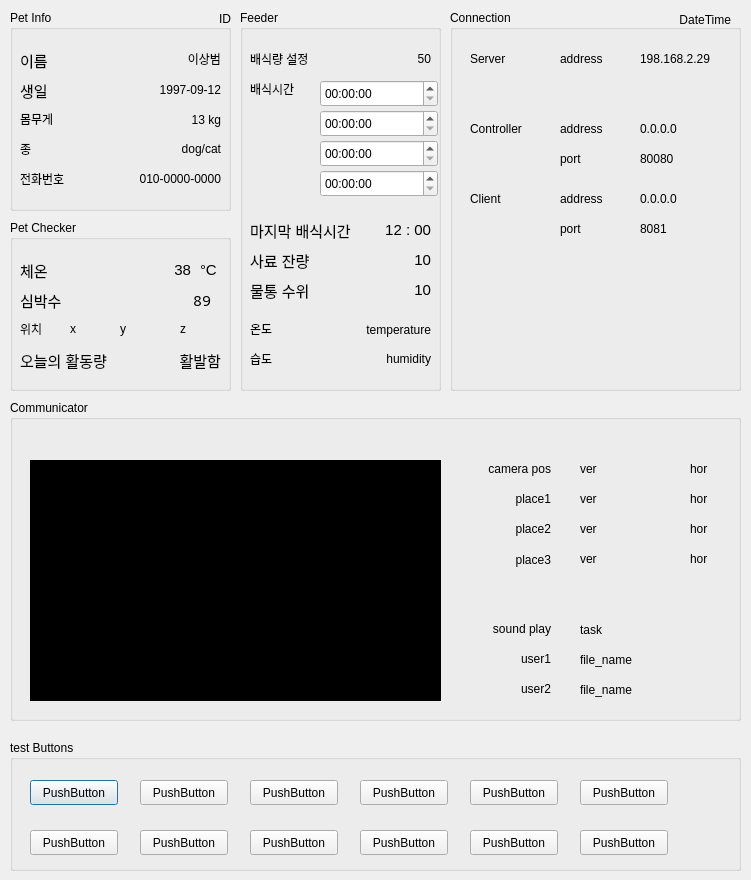
<?xml version="1.0" encoding="UTF-8"?>
<ui version="4.0">
 <class>Dialog</class>
 <widget class="QDialog" name="Dialog">
  <property name="geometry">
   <rect>
    <x>0</x>
    <y>0</y>
    <width>751</width>
    <height>880</height>
   </rect>
  </property>
  <property name="windowTitle">
   <string>Dialog</string>
  </property>
  <property name="styleSheet">
   <string notr="true"/>
  </property>
  <widget class="QGroupBox" name="gbPetInfo">
   <property name="geometry">
    <rect>
     <x>10</x>
     <y>10</y>
     <width>221</width>
     <height>201</height>
    </rect>
   </property>
   <property name="title">
    <string>Pet Info</string>
   </property>
   <widget class="QLabel" name="labelNameInfo">
    <property name="geometry">
     <rect>
      <x>10</x>
      <y>40</y>
      <width>41</width>
      <height>20</height>
     </rect>
    </property>
    <property name="font">
     <font>
      <family>Ubuntu</family>
      <pointsize>11</pointsize>
     </font>
    </property>
    <property name="text">
     <string>이름</string>
    </property>
   </widget>
   <widget class="QLabel" name="labelName">
    <property name="geometry">
     <rect>
      <x>140</x>
      <y>40</y>
      <width>71</width>
      <height>18</height>
     </rect>
    </property>
    <property name="font">
     <font>
      <family>Ubuntu</family>
     </font>
    </property>
    <property name="text">
     <string>이상범</string>
    </property>
    <property name="alignment">
     <set>Qt::AlignRight|Qt::AlignTrailing|Qt::AlignVCenter</set>
    </property>
   </widget>
   <widget class="QLabel" name="labelAgeInfo">
    <property name="geometry">
     <rect>
      <x>10</x>
      <y>70</y>
      <width>41</width>
      <height>20</height>
     </rect>
    </property>
    <property name="font">
     <font>
      <family>Ubuntu</family>
      <pointsize>11</pointsize>
     </font>
    </property>
    <property name="styleSheet">
     <string notr="true">border-style:outset;</string>
    </property>
    <property name="text">
     <string>생일</string>
    </property>
   </widget>
   <widget class="QLabel" name="labelAge">
    <property name="geometry">
     <rect>
      <x>120</x>
      <y>70</y>
      <width>91</width>
      <height>20</height>
     </rect>
    </property>
    <property name="font">
     <font>
      <family>Ubuntu</family>
     </font>
    </property>
    <property name="text">
     <string>1997-09-12</string>
    </property>
    <property name="alignment">
     <set>Qt::AlignRight|Qt::AlignTrailing|Qt::AlignVCenter</set>
    </property>
   </widget>
   <widget class="QLabel" name="labelWeightInfo">
    <property name="geometry">
     <rect>
      <x>10</x>
      <y>100</y>
      <width>41</width>
      <height>18</height>
     </rect>
    </property>
    <property name="text">
     <string>몸무게</string>
    </property>
   </widget>
   <widget class="QLabel" name="labelWeight">
    <property name="geometry">
     <rect>
      <x>140</x>
      <y>100</y>
      <width>71</width>
      <height>20</height>
     </rect>
    </property>
    <property name="font">
     <font>
      <family>Ubuntu</family>
     </font>
    </property>
    <property name="text">
     <string>13 kg</string>
    </property>
    <property name="alignment">
     <set>Qt::AlignRight|Qt::AlignTrailing|Qt::AlignVCenter</set>
    </property>
   </widget>
   <widget class="QLabel" name="labelSpeciesInfo">
    <property name="geometry">
     <rect>
      <x>10</x>
      <y>130</y>
      <width>71</width>
      <height>18</height>
     </rect>
    </property>
    <property name="text">
     <string>종</string>
    </property>
   </widget>
   <widget class="QLabel" name="labelSpecies">
    <property name="geometry">
     <rect>
      <x>150</x>
      <y>130</y>
      <width>61</width>
      <height>18</height>
     </rect>
    </property>
    <property name="font">
     <font>
      <family>Ubuntu</family>
     </font>
    </property>
    <property name="text">
     <string>dog/cat</string>
    </property>
    <property name="alignment">
     <set>Qt::AlignRight|Qt::AlignTrailing|Qt::AlignVCenter</set>
    </property>
   </widget>
   <widget class="QLabel" name="labelContactNumberInfo">
    <property name="geometry">
     <rect>
      <x>10</x>
      <y>160</y>
      <width>71</width>
      <height>18</height>
     </rect>
    </property>
    <property name="text">
     <string>전화번호</string>
    </property>
   </widget>
   <widget class="QLabel" name="labelContactNumber">
    <property name="geometry">
     <rect>
      <x>90</x>
      <y>160</y>
      <width>121</width>
      <height>18</height>
     </rect>
    </property>
    <property name="font">
     <font>
      <family>Ubuntu</family>
     </font>
    </property>
    <property name="text">
     <string>010-0000-0000</string>
    </property>
    <property name="alignment">
     <set>Qt::AlignRight|Qt::AlignTrailing|Qt::AlignVCenter</set>
    </property>
   </widget>
   <widget class="QLabel" name="labelID">
    <property name="geometry">
     <rect>
      <x>150</x>
      <y>0</y>
      <width>71</width>
      <height>18</height>
     </rect>
    </property>
    <property name="text">
     <string>ID</string>
    </property>
    <property name="alignment">
     <set>Qt::AlignRight|Qt::AlignTrailing|Qt::AlignVCenter</set>
    </property>
   </widget>
  </widget>
  <widget class="QGroupBox" name="gbPetChecker">
   <property name="geometry">
    <rect>
     <x>10</x>
     <y>220</y>
     <width>221</width>
     <height>171</height>
    </rect>
   </property>
   <property name="title">
    <string>Pet Checker</string>
   </property>
   <widget class="QLabel" name="labelTempInfo">
    <property name="geometry">
     <rect>
      <x>10</x>
      <y>40</y>
      <width>41</width>
      <height>20</height>
     </rect>
    </property>
    <property name="font">
     <font>
      <family>Ubuntu</family>
      <pointsize>11</pointsize>
     </font>
    </property>
    <property name="styleSheet">
     <string notr="true">background-color:transparent;</string>
    </property>
    <property name="text">
     <string>체온</string>
    </property>
   </widget>
   <widget class="QLabel" name="labelTempBody">
    <property name="geometry">
     <rect>
      <x>130</x>
      <y>40</y>
      <width>51</width>
      <height>20</height>
     </rect>
    </property>
    <property name="font">
     <font>
      <family>Ubuntu</family>
      <pointsize>11</pointsize>
      <weight>50</weight>
      <bold>false</bold>
     </font>
    </property>
    <property name="styleSheet">
     <string notr="true">background-color:transparent;</string>
    </property>
    <property name="text">
     <string>38</string>
    </property>
    <property name="alignment">
     <set>Qt::AlignRight|Qt::AlignTrailing|Qt::AlignVCenter</set>
    </property>
   </widget>
   <widget class="QLabel" name="labelTempC">
    <property name="geometry">
     <rect>
      <x>190</x>
      <y>40</y>
      <width>21</width>
      <height>20</height>
     </rect>
    </property>
    <property name="font">
     <font>
      <family>Ubuntu</family>
      <pointsize>11</pointsize>
      <weight>50</weight>
      <bold>false</bold>
     </font>
    </property>
    <property name="styleSheet">
     <string notr="true">background-color:transparent;</string>
    </property>
    <property name="text">
     <string>°C</string>
    </property>
   </widget>
   <widget class="QLabel" name="labelPulseInfo">
    <property name="geometry">
     <rect>
      <x>10</x>
      <y>70</y>
      <width>51</width>
      <height>20</height>
     </rect>
    </property>
    <property name="font">
     <font>
      <family>Ubuntu</family>
      <pointsize>11</pointsize>
     </font>
    </property>
    <property name="styleSheet">
     <string notr="true">background-color:transparent;</string>
    </property>
    <property name="text">
     <string>심박수</string>
    </property>
    <property name="alignment">
     <set>Qt::AlignLeading|Qt::AlignLeft|Qt::AlignVCenter</set>
    </property>
   </widget>
   <widget class="QLabel" name="labelPulse">
    <property name="geometry">
     <rect>
      <x>120</x>
      <y>70</y>
      <width>81</width>
      <height>20</height>
     </rect>
    </property>
    <property name="font">
     <font>
      <family>Noto Sans Mono</family>
      <pointsize>11</pointsize>
      <weight>50</weight>
      <bold>false</bold>
     </font>
    </property>
    <property name="styleSheet">
     <string notr="true">background-color:transparent;</string>
    </property>
    <property name="text">
     <string>89</string>
    </property>
    <property name="alignment">
     <set>Qt::AlignRight|Qt::AlignTrailing|Qt::AlignVCenter</set>
    </property>
   </widget>
   <widget class="QLabel" name="labelGps">
    <property name="geometry">
     <rect>
      <x>10</x>
      <y>100</y>
      <width>31</width>
      <height>18</height>
     </rect>
    </property>
    <property name="font">
     <font>
      <family>Ubuntu</family>
     </font>
    </property>
    <property name="text">
     <string>위치</string>
    </property>
   </widget>
   <widget class="QLabel" name="labelGpsX">
    <property name="geometry">
     <rect>
      <x>60</x>
      <y>100</y>
      <width>41</width>
      <height>18</height>
     </rect>
    </property>
    <property name="text">
     <string>x</string>
    </property>
   </widget>
   <widget class="QLabel" name="labelGpsY">
    <property name="geometry">
     <rect>
      <x>110</x>
      <y>100</y>
      <width>41</width>
      <height>18</height>
     </rect>
    </property>
    <property name="text">
     <string>y</string>
    </property>
   </widget>
   <widget class="QLabel" name="labelGpsZ">
    <property name="geometry">
     <rect>
      <x>170</x>
      <y>100</y>
      <width>41</width>
      <height>18</height>
     </rect>
    </property>
    <property name="text">
     <string>z</string>
    </property>
   </widget>
   <widget class="QLabel" name="labelActInfo">
    <property name="geometry">
     <rect>
      <x>10</x>
      <y>130</y>
      <width>111</width>
      <height>20</height>
     </rect>
    </property>
    <property name="font">
     <font>
      <pointsize>11</pointsize>
     </font>
    </property>
    <property name="styleSheet">
     <string notr="true">background-color:transparent;</string>
    </property>
    <property name="text">
     <string>오늘의 활동량</string>
    </property>
   </widget>
   <widget class="QLabel" name="labelActivity">
    <property name="geometry">
     <rect>
      <x>130</x>
      <y>130</y>
      <width>81</width>
      <height>20</height>
     </rect>
    </property>
    <property name="font">
     <font>
      <pointsize>11</pointsize>
     </font>
    </property>
    <property name="styleSheet">
     <string notr="true">background-color:transparent;</string>
    </property>
    <property name="text">
     <string>활발함</string>
    </property>
    <property name="alignment">
     <set>Qt::AlignRight|Qt::AlignTrailing|Qt::AlignVCenter</set>
    </property>
   </widget>
  </widget>
  <widget class="QGroupBox" name="gbConnection">
   <property name="geometry">
    <rect>
     <x>450</x>
     <y>10</y>
     <width>291</width>
     <height>381</height>
    </rect>
   </property>
   <property name="title">
    <string>Connection</string>
   </property>
   <widget class="QLabel" name="labelTCPController">
    <property name="geometry">
     <rect>
      <x>20</x>
      <y>110</y>
      <width>81</width>
      <height>18</height>
     </rect>
    </property>
    <property name="text">
     <string>Controller</string>
    </property>
   </widget>
   <widget class="QLabel" name="labelTCPServer">
    <property name="geometry">
     <rect>
      <x>20</x>
      <y>40</y>
      <width>71</width>
      <height>18</height>
     </rect>
    </property>
    <property name="text">
     <string>Server</string>
    </property>
   </widget>
   <widget class="QLabel" name="labelTCPClient">
    <property name="geometry">
     <rect>
      <x>20</x>
      <y>180</y>
      <width>71</width>
      <height>18</height>
     </rect>
    </property>
    <property name="text">
     <string>Client</string>
    </property>
   </widget>
   <widget class="QLabel" name="labelControllerA">
    <property name="geometry">
     <rect>
      <x>110</x>
      <y>110</y>
      <width>71</width>
      <height>18</height>
     </rect>
    </property>
    <property name="text">
     <string>address</string>
    </property>
   </widget>
   <widget class="QLabel" name="labelControllerAddr">
    <property name="geometry">
     <rect>
      <x>190</x>
      <y>110</y>
      <width>221</width>
      <height>18</height>
     </rect>
    </property>
    <property name="text">
     <string>0.0.0.0</string>
    </property>
   </widget>
   <widget class="QLabel" name="labelControllerP">
    <property name="geometry">
     <rect>
      <x>110</x>
      <y>140</y>
      <width>71</width>
      <height>18</height>
     </rect>
    </property>
    <property name="text">
     <string>port</string>
    </property>
   </widget>
   <widget class="QLabel" name="labelControllerPort">
    <property name="geometry">
     <rect>
      <x>190</x>
      <y>140</y>
      <width>71</width>
      <height>18</height>
     </rect>
    </property>
    <property name="text">
     <string>80080</string>
    </property>
   </widget>
   <widget class="QLabel" name="labelServerAddr">
    <property name="geometry">
     <rect>
      <x>190</x>
      <y>40</y>
      <width>211</width>
      <height>18</height>
     </rect>
    </property>
    <property name="text">
     <string>198.168.2.29</string>
    </property>
   </widget>
   <widget class="QLabel" name="labelServerA">
    <property name="geometry">
     <rect>
      <x>110</x>
      <y>40</y>
      <width>71</width>
      <height>18</height>
     </rect>
    </property>
    <property name="text">
     <string>address</string>
    </property>
   </widget>
   <widget class="QLabel" name="labelTCPClientP">
    <property name="geometry">
     <rect>
      <x>110</x>
      <y>210</y>
      <width>71</width>
      <height>18</height>
     </rect>
    </property>
    <property name="text">
     <string>port</string>
    </property>
   </widget>
   <widget class="QLabel" name="labelClientPort">
    <property name="geometry">
     <rect>
      <x>190</x>
      <y>210</y>
      <width>71</width>
      <height>18</height>
     </rect>
    </property>
    <property name="text">
     <string>8081</string>
    </property>
   </widget>
   <widget class="QLabel" name="labelClientAddr">
    <property name="geometry">
     <rect>
      <x>190</x>
      <y>180</y>
      <width>221</width>
      <height>18</height>
     </rect>
    </property>
    <property name="text">
     <string>0.0.0.0</string>
    </property>
   </widget>
   <widget class="QLabel" name="labelClientA">
    <property name="geometry">
     <rect>
      <x>110</x>
      <y>180</y>
      <width>71</width>
      <height>18</height>
     </rect>
    </property>
    <property name="text">
     <string>address</string>
    </property>
   </widget>
   <widget class="QLabel" name="labelDateTime">
    <property name="geometry">
     <rect>
      <x>80</x>
      <y>0</y>
      <width>201</width>
      <height>20</height>
     </rect>
    </property>
    <property name="font">
     <font>
      <family>Ubuntu</family>
     </font>
    </property>
    <property name="styleSheet">
     <string notr="true">background-color:transparent;
</string>
    </property>
    <property name="text">
     <string>DateTime</string>
    </property>
    <property name="alignment">
     <set>Qt::AlignRight|Qt::AlignTrailing|Qt::AlignVCenter</set>
    </property>
   </widget>
  </widget>
  <widget class="QGroupBox" name="gbFeeder">
   <property name="geometry">
    <rect>
     <x>240</x>
     <y>10</y>
     <width>201</width>
     <height>381</height>
    </rect>
   </property>
   <property name="title">
    <string>Feeder</string>
   </property>
   <widget class="QLabel" name="labelLastFeedingInfo">
    <property name="geometry">
     <rect>
      <x>10</x>
      <y>210</y>
      <width>111</width>
      <height>20</height>
     </rect>
    </property>
    <property name="font">
     <font>
      <family>Ubuntu</family>
      <pointsize>11</pointsize>
     </font>
    </property>
    <property name="styleSheet">
     <string notr="true">background-color:transparent;</string>
    </property>
    <property name="text">
     <string>마지막 배식시간 </string>
    </property>
   </widget>
   <widget class="QLabel" name="labelLastFeeding">
    <property name="geometry">
     <rect>
      <x>140</x>
      <y>210</y>
      <width>51</width>
      <height>20</height>
     </rect>
    </property>
    <property name="font">
     <font>
      <family>Ubuntu</family>
      <pointsize>11</pointsize>
     </font>
    </property>
    <property name="styleSheet">
     <string notr="true">background-color:transparent;</string>
    </property>
    <property name="text">
     <string>12 : 00</string>
    </property>
    <property name="alignment">
     <set>Qt::AlignRight|Qt::AlignTrailing|Qt::AlignVCenter</set>
    </property>
   </widget>
   <widget class="QLabel" name="labelFeedAmountInfo">
    <property name="geometry">
     <rect>
      <x>10</x>
      <y>40</y>
      <width>71</width>
      <height>18</height>
     </rect>
    </property>
    <property name="font">
     <font>
      <family>Ubuntu</family>
     </font>
    </property>
    <property name="text">
     <string>배식량 설정</string>
    </property>
   </widget>
   <widget class="QLabel" name="labelFeedAmount">
    <property name="geometry">
     <rect>
      <x>120</x>
      <y>40</y>
      <width>71</width>
      <height>18</height>
     </rect>
    </property>
    <property name="font">
     <font>
      <family>Ubuntu</family>
     </font>
    </property>
    <property name="text">
     <string>50</string>
    </property>
    <property name="alignment">
     <set>Qt::AlignRight|Qt::AlignTrailing|Qt::AlignVCenter</set>
    </property>
   </widget>
   <widget class="QLabel" name="labelFeedingTimeInfo">
    <property name="geometry">
     <rect>
      <x>10</x>
      <y>70</y>
      <width>71</width>
      <height>18</height>
     </rect>
    </property>
    <property name="font">
     <font>
      <family>Ubuntu</family>
     </font>
    </property>
    <property name="text">
     <string>배식시간</string>
    </property>
   </widget>
   <widget class="QTimeEdit" name="timeFeeding1">
    <property name="enabled">
     <bool>true</bool>
    </property>
    <property name="geometry">
     <rect>
      <x>80</x>
      <y>70</y>
      <width>118</width>
      <height>27</height>
     </rect>
    </property>
    <property name="cursor">
     <cursorShape>ArrowCursor</cursorShape>
    </property>
    <property name="readOnly">
     <bool>false</bool>
    </property>
   </widget>
   <widget class="QTimeEdit" name="timeFeeding2">
    <property name="geometry">
     <rect>
      <x>80</x>
      <y>100</y>
      <width>118</width>
      <height>27</height>
     </rect>
    </property>
    <property name="readOnly">
     <bool>false</bool>
    </property>
   </widget>
   <widget class="QTimeEdit" name="timeFeeding3">
    <property name="geometry">
     <rect>
      <x>80</x>
      <y>130</y>
      <width>118</width>
      <height>27</height>
     </rect>
    </property>
   </widget>
   <widget class="QLabel" name="labelFoodLevelInfo">
    <property name="geometry">
     <rect>
      <x>10</x>
      <y>240</y>
      <width>111</width>
      <height>20</height>
     </rect>
    </property>
    <property name="font">
     <font>
      <family>Ubuntu</family>
      <pointsize>11</pointsize>
     </font>
    </property>
    <property name="styleSheet">
     <string notr="true">background-color:transparent;</string>
    </property>
    <property name="text">
     <string>사료 잔량</string>
    </property>
   </widget>
   <widget class="QLabel" name="labelFoodLevel">
    <property name="geometry">
     <rect>
      <x>140</x>
      <y>240</y>
      <width>51</width>
      <height>20</height>
     </rect>
    </property>
    <property name="font">
     <font>
      <family>Ubuntu</family>
      <pointsize>11</pointsize>
     </font>
    </property>
    <property name="styleSheet">
     <string notr="true">background-color:transparent;</string>
    </property>
    <property name="text">
     <string>10</string>
    </property>
    <property name="alignment">
     <set>Qt::AlignRight|Qt::AlignTrailing|Qt::AlignVCenter</set>
    </property>
   </widget>
   <widget class="QLabel" name="labelWaterBowlLevelInfo">
    <property name="geometry">
     <rect>
      <x>10</x>
      <y>270</y>
      <width>111</width>
      <height>20</height>
     </rect>
    </property>
    <property name="font">
     <font>
      <family>Ubuntu</family>
      <pointsize>11</pointsize>
     </font>
    </property>
    <property name="styleSheet">
     <string notr="true">background-color:transparent;</string>
    </property>
    <property name="text">
     <string>물통 수위 </string>
    </property>
   </widget>
   <widget class="QLabel" name="labelWaterBowlLevel">
    <property name="geometry">
     <rect>
      <x>140</x>
      <y>270</y>
      <width>51</width>
      <height>20</height>
     </rect>
    </property>
    <property name="font">
     <font>
      <family>Ubuntu</family>
      <pointsize>11</pointsize>
     </font>
    </property>
    <property name="styleSheet">
     <string notr="true">background-color:transparent;</string>
    </property>
    <property name="text">
     <string>10</string>
    </property>
    <property name="alignment">
     <set>Qt::AlignRight|Qt::AlignTrailing|Qt::AlignVCenter</set>
    </property>
   </widget>
   <widget class="QLabel" name="labelEnvTemp">
    <property name="geometry">
     <rect>
      <x>90</x>
      <y>310</y>
      <width>101</width>
      <height>20</height>
     </rect>
    </property>
    <property name="text">
     <string>temperature</string>
    </property>
    <property name="alignment">
     <set>Qt::AlignRight|Qt::AlignTrailing|Qt::AlignVCenter</set>
    </property>
   </widget>
   <widget class="QLabel" name="labelEnvHum">
    <property name="geometry">
     <rect>
      <x>120</x>
      <y>340</y>
      <width>71</width>
      <height>18</height>
     </rect>
    </property>
    <property name="text">
     <string>humidity</string>
    </property>
    <property name="alignment">
     <set>Qt::AlignRight|Qt::AlignTrailing|Qt::AlignVCenter</set>
    </property>
   </widget>
   <widget class="QLabel" name="labelEnvHumInfo">
    <property name="geometry">
     <rect>
      <x>10</x>
      <y>340</y>
      <width>71</width>
      <height>18</height>
     </rect>
    </property>
    <property name="text">
     <string>습도</string>
    </property>
   </widget>
   <widget class="QLabel" name="labelEnvTempInfo">
    <property name="geometry">
     <rect>
      <x>10</x>
      <y>310</y>
      <width>71</width>
      <height>18</height>
     </rect>
    </property>
    <property name="text">
     <string>온도</string>
    </property>
   </widget>
   <widget class="QTimeEdit" name="timeFeeding3_2">
    <property name="geometry">
     <rect>
      <x>80</x>
      <y>160</y>
      <width>118</width>
      <height>27</height>
     </rect>
    </property>
   </widget>
  </widget>
  <widget class="QGroupBox" name="gbCommunicator">
   <property name="geometry">
    <rect>
     <x>10</x>
     <y>400</y>
     <width>731</width>
     <height>321</height>
    </rect>
   </property>
   <property name="title">
    <string>Communicator</string>
   </property>
   <widget class="QLabel" name="labelSoundInfo">
    <property name="geometry">
     <rect>
      <x>450</x>
      <y>220</y>
      <width>91</width>
      <height>18</height>
     </rect>
    </property>
    <property name="text">
     <string>sound play</string>
    </property>
    <property name="alignment">
     <set>Qt::AlignRight|Qt::AlignTrailing|Qt::AlignVCenter</set>
    </property>
   </widget>
   <widget class="QLabel" name="labelSoundTask">
    <property name="geometry">
     <rect>
      <x>570</x>
      <y>220</y>
      <width>291</width>
      <height>20</height>
     </rect>
    </property>
    <property name="text">
     <string>task</string>
    </property>
   </widget>
   <widget class="QLabel" name="labelCamInfo">
    <property name="geometry">
     <rect>
      <x>450</x>
      <y>60</y>
      <width>91</width>
      <height>18</height>
     </rect>
    </property>
    <property name="text">
     <string>camera pos</string>
    </property>
    <property name="alignment">
     <set>Qt::AlignRight|Qt::AlignTrailing|Qt::AlignVCenter</set>
    </property>
   </widget>
   <widget class="QLabel" name="labelCamCurH">
    <property name="geometry">
     <rect>
      <x>680</x>
      <y>60</y>
      <width>71</width>
      <height>18</height>
     </rect>
    </property>
    <property name="text">
     <string>hor</string>
    </property>
   </widget>
   <widget class="QLabel" name="labelCamCurV">
    <property name="geometry">
     <rect>
      <x>570</x>
      <y>60</y>
      <width>71</width>
      <height>18</height>
     </rect>
    </property>
    <property name="text">
     <string>ver</string>
    </property>
   </widget>
   <widget class="QLabel" name="labelCam">
    <property name="geometry">
     <rect>
      <x>20</x>
      <y>60</y>
      <width>411</width>
      <height>241</height>
     </rect>
    </property>
    <property name="styleSheet">
     <string notr="true">background-color:black</string>
    </property>
    <property name="text">
     <string>camera display</string>
    </property>
   </widget>
   <widget class="QLabel" name="labelFileUser1">
    <property name="geometry">
     <rect>
      <x>570</x>
      <y>250</y>
      <width>281</width>
      <height>20</height>
     </rect>
    </property>
    <property name="text">
     <string>file_name</string>
    </property>
   </widget>
   <widget class="QLabel" name="labelSoundUser1">
    <property name="geometry">
     <rect>
      <x>450</x>
      <y>250</y>
      <width>91</width>
      <height>18</height>
     </rect>
    </property>
    <property name="text">
     <string>user1</string>
    </property>
    <property name="alignment">
     <set>Qt::AlignRight|Qt::AlignTrailing|Qt::AlignVCenter</set>
    </property>
   </widget>
   <widget class="QLabel" name="labelFileUser3">
    <property name="geometry">
     <rect>
      <x>570</x>
      <y>280</y>
      <width>281</width>
      <height>20</height>
     </rect>
    </property>
    <property name="text">
     <string>file_name</string>
    </property>
   </widget>
   <widget class="QLabel" name="labelSoundUser2">
    <property name="geometry">
     <rect>
      <x>450</x>
      <y>280</y>
      <width>91</width>
      <height>18</height>
     </rect>
    </property>
    <property name="text">
     <string>user2</string>
    </property>
    <property name="alignment">
     <set>Qt::AlignRight|Qt::AlignTrailing|Qt::AlignVCenter</set>
    </property>
   </widget>
   <widget class="QLabel" name="labelCamPlace1H">
    <property name="geometry">
     <rect>
      <x>680</x>
      <y>90</y>
      <width>71</width>
      <height>18</height>
     </rect>
    </property>
    <property name="text">
     <string>hor</string>
    </property>
   </widget>
   <widget class="QLabel" name="labelCamPlace1V">
    <property name="geometry">
     <rect>
      <x>570</x>
      <y>90</y>
      <width>71</width>
      <height>18</height>
     </rect>
    </property>
    <property name="text">
     <string>ver</string>
    </property>
   </widget>
   <widget class="QLabel" name="labelCamPlace1Info">
    <property name="geometry">
     <rect>
      <x>450</x>
      <y>90</y>
      <width>91</width>
      <height>18</height>
     </rect>
    </property>
    <property name="text">
     <string>place1</string>
    </property>
    <property name="alignment">
     <set>Qt::AlignRight|Qt::AlignTrailing|Qt::AlignVCenter</set>
    </property>
   </widget>
   <widget class="QLabel" name="labelCamPlace2H">
    <property name="geometry">
     <rect>
      <x>680</x>
      <y>120</y>
      <width>71</width>
      <height>18</height>
     </rect>
    </property>
    <property name="text">
     <string>hor</string>
    </property>
   </widget>
   <widget class="QLabel" name="labelCamPlace2V">
    <property name="geometry">
     <rect>
      <x>570</x>
      <y>120</y>
      <width>71</width>
      <height>18</height>
     </rect>
    </property>
    <property name="text">
     <string>ver</string>
    </property>
   </widget>
   <widget class="QLabel" name="labelCamPlace2Info">
    <property name="geometry">
     <rect>
      <x>450</x>
      <y>120</y>
      <width>91</width>
      <height>18</height>
     </rect>
    </property>
    <property name="text">
     <string>place2</string>
    </property>
    <property name="alignment">
     <set>Qt::AlignRight|Qt::AlignTrailing|Qt::AlignVCenter</set>
    </property>
   </widget>
   <widget class="QLabel" name="labelCamPlace3H">
    <property name="geometry">
     <rect>
      <x>680</x>
      <y>150</y>
      <width>71</width>
      <height>18</height>
     </rect>
    </property>
    <property name="text">
     <string>hor</string>
    </property>
   </widget>
   <widget class="QLabel" name="labelCamPlace3V">
    <property name="geometry">
     <rect>
      <x>570</x>
      <y>150</y>
      <width>71</width>
      <height>18</height>
     </rect>
    </property>
    <property name="text">
     <string>ver</string>
    </property>
   </widget>
   <widget class="QLabel" name="labelCamPlace3Info">
    <property name="geometry">
     <rect>
      <x>450</x>
      <y>150</y>
      <width>91</width>
      <height>20</height>
     </rect>
    </property>
    <property name="text">
     <string>place3</string>
    </property>
    <property name="alignment">
     <set>Qt::AlignRight|Qt::AlignTrailing|Qt::AlignVCenter</set>
    </property>
   </widget>
  </widget>
  <widget class="QGroupBox" name="groupBox">
   <property name="geometry">
    <rect>
     <x>10</x>
     <y>740</y>
     <width>731</width>
     <height>131</height>
    </rect>
   </property>
   <property name="title">
    <string>test Buttons</string>
   </property>
   <widget class="QPushButton" name="pushButton">
    <property name="geometry">
     <rect>
      <x>20</x>
      <y>40</y>
      <width>88</width>
      <height>25</height>
     </rect>
    </property>
    <property name="text">
     <string>PushButton</string>
    </property>
   </widget>
   <widget class="QPushButton" name="pushButton_2">
    <property name="geometry">
     <rect>
      <x>130</x>
      <y>40</y>
      <width>88</width>
      <height>25</height>
     </rect>
    </property>
    <property name="text">
     <string>PushButton</string>
    </property>
   </widget>
   <widget class="QPushButton" name="pushButton_3">
    <property name="geometry">
     <rect>
      <x>240</x>
      <y>40</y>
      <width>88</width>
      <height>25</height>
     </rect>
    </property>
    <property name="text">
     <string>PushButton</string>
    </property>
   </widget>
   <widget class="QPushButton" name="pushButton_4">
    <property name="geometry">
     <rect>
      <x>350</x>
      <y>40</y>
      <width>88</width>
      <height>25</height>
     </rect>
    </property>
    <property name="text">
     <string>PushButton</string>
    </property>
   </widget>
   <widget class="QPushButton" name="pushButton_5">
    <property name="geometry">
     <rect>
      <x>460</x>
      <y>40</y>
      <width>88</width>
      <height>25</height>
     </rect>
    </property>
    <property name="text">
     <string>PushButton</string>
    </property>
   </widget>
   <widget class="QPushButton" name="pushButton_6">
    <property name="geometry">
     <rect>
      <x>570</x>
      <y>40</y>
      <width>88</width>
      <height>25</height>
     </rect>
    </property>
    <property name="text">
     <string>PushButton</string>
    </property>
   </widget>
   <widget class="QPushButton" name="pushButton_8">
    <property name="geometry">
     <rect>
      <x>20</x>
      <y>90</y>
      <width>88</width>
      <height>25</height>
     </rect>
    </property>
    <property name="text">
     <string>PushButton</string>
    </property>
   </widget>
   <widget class="QPushButton" name="pushButton_9">
    <property name="geometry">
     <rect>
      <x>130</x>
      <y>90</y>
      <width>88</width>
      <height>25</height>
     </rect>
    </property>
    <property name="text">
     <string>PushButton</string>
    </property>
   </widget>
   <widget class="QPushButton" name="pushButton_10">
    <property name="geometry">
     <rect>
      <x>240</x>
      <y>90</y>
      <width>88</width>
      <height>25</height>
     </rect>
    </property>
    <property name="text">
     <string>PushButton</string>
    </property>
   </widget>
   <widget class="QPushButton" name="pushButton_11">
    <property name="geometry">
     <rect>
      <x>350</x>
      <y>90</y>
      <width>88</width>
      <height>25</height>
     </rect>
    </property>
    <property name="text">
     <string>PushButton</string>
    </property>
   </widget>
   <widget class="QPushButton" name="pushButton_12">
    <property name="geometry">
     <rect>
      <x>460</x>
      <y>90</y>
      <width>88</width>
      <height>25</height>
     </rect>
    </property>
    <property name="text">
     <string>PushButton</string>
    </property>
   </widget>
   <widget class="QPushButton" name="pushButton_13">
    <property name="geometry">
     <rect>
      <x>570</x>
      <y>90</y>
      <width>88</width>
      <height>25</height>
     </rect>
    </property>
    <property name="text">
     <string>PushButton</string>
    </property>
   </widget>
  </widget>
 </widget>
 <resources/>
 <connections/>
</ui>
